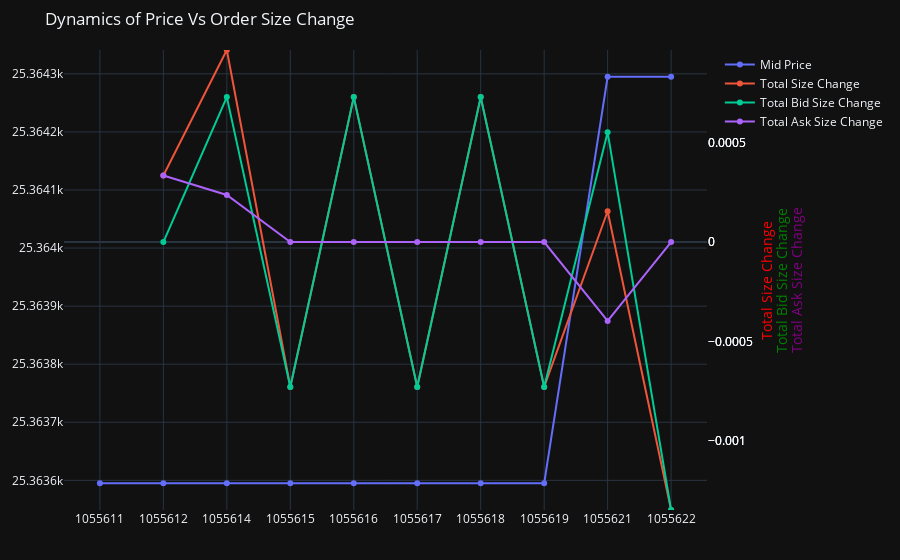

This figure's notebook cell:
### Code cell
fig = go.Figure()

# Add trace for y1
fig.add_trace(go.Scatter(x=AggData['ID'], y=AggData['MidPrice'], name='Mid Price'))

# Combine the y-values from TotalSize, TotalBidSize, and TotalAskSize
y_values = pd.concat([AggData['TotalSizeChange'], AggData['TotalBidSizeChange'], AggData['TotalAskSizeChange']])
fig.add_trace(go.Scatter(x=AggData['ID'], y=AggData['TotalSizeChange'], name='Total Size Change', yaxis='y2'))
fig.add_trace(go.Scatter(x=AggData['ID'], y=AggData['TotalBidSizeChange'], name='Total Bid Size Change', yaxis='y3'))
fig.add_trace(go.Scatter(x=AggData['ID'], y=AggData['TotalAskSizeChange'], name='Total Ask Size Change', yaxis='y4'))

right_y_range = [y_values.min(), y_values.max()]

# Configure the right y-axes
fig.update_layout(
    yaxis2=dict(title='Total Size Change', titlefont=dict(color='red'), side='right', overlaying='y', showgrid=False, range=right_y_range),
    yaxis3=dict(title='Total Bid Size Change', titlefont=dict(color='green'), side='right', overlaying='y', showgrid=False, range=right_y_range),
    yaxis4=dict(title='Total Ask Size Change', titlefont=dict(color='purple'), side='right', overlaying='y', showgrid=False, range=right_y_range),
    showlegend=True
)

fig.update_layout(margin=dict(l=50, r=50, t=50, b=50), 
                    yaxis2=dict(title_standoff=10), yaxis3=dict(title_standoff=25), yaxis4=dict(title_standoff=40), 
                    template='plotly_dark', title='Dynamics of Price Vs Order Size Change',)

# Show the chart
fig.show()

### Figure 1 — Plotly figure (JSON) as saved in the notebook; plotly's stock layout.template omitted (floating-point values rounded to 4 significant figures)
{"data": [{"name": "Mid Price", "type": "scatter", "x": ["1055611", "1055612", "1055614", "1055615", "1055616", "1055617", "1055618", "1055619", "1055621", "1055622"], "y": [25360.0, 25360.0, 25360.0, 25360.0, 25360.0, 25360.0, 25360.0, 25360.0, 25360.0, 25360.0]}, {"name": "Total Size Change", "type": "scatter", "x": ["1055611", "1055612", "1055614", "1055615", "1055616", "1055617", "1055618", "1055619", "1055621", "1055622"], "y": [null, 0.000335, 0.000966, -0.000729, 0.000729, -0.000729, 0.000729, -0.000729, 0.000155, -0.001348], "yaxis": "y2"}, {"name": "Total Bid Size Change", "type": "scatter", "x": ["1055611", "1055612", "1055614", "1055615", "1055616", "1055617", "1055618", "1055619", "1055621", "1055622"], "y": [null, 0, 0.000729, -0.000729, 0.000729, -0.000729, 0.000729, -0.000729, 0.000552, -0.001348], "yaxis": "y3"}, {"name": "Total Ask Size Change", "type": "scatter", "x": ["1055611", "1055612", "1055614", "1055615", "1055616", "1055617", "1055618", "1055619", "1055621", "1055622"], "y": [null, 0.000335, 0.000237, 0, 0, 0, 0, 0, -0.000397, 0], "yaxis": "y4"}], "layout": {"margin": {"b": 50, "l": 50, "r": 50, "t": 50}, "showlegend": true, "title": {"text": "Dynamics of Price Vs Order Size Change"}, "yaxis2": {"overlaying": "y", "range": [-0.001348, 0.000966], "showgrid": false, "side": "right", "title": {"font": {"color": "red"}, "standoff": 10, "text": "Total Size Change"}}, "yaxis3": {"overlaying": "y", "range": [-0.001348, 0.000966], "showgrid": false, "side": "right", "title": {"font": {"color": "green"}, "standoff": 25, "text": "Total Bid Size Change"}}, "yaxis4": {"overlaying": "y", "range": [-0.001348, 0.000966], "showgrid": false, "side": "right", "title": {"font": {"color": "purple"}, "standoff": 40, "text": "Total Ask Size Change"}}}}
